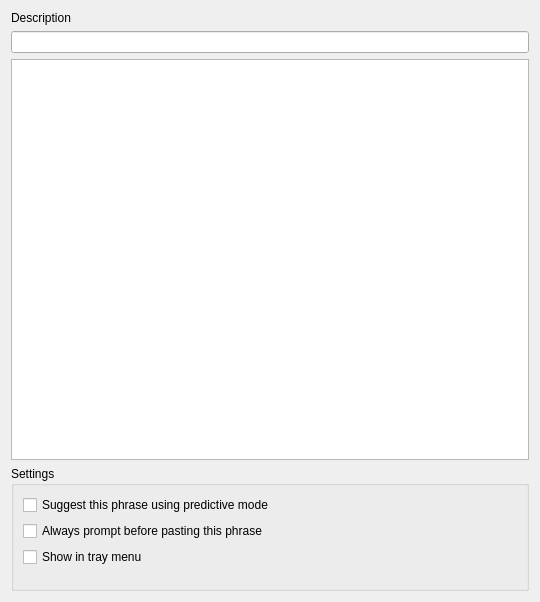
<?xml version="1.0" encoding="UTF-8"?>
<ui version="4.0">
 <class>PhrasePage</class>
 <widget class="QWidget" name="PhrasePage">
  <property name="geometry">
   <rect>
    <x>0</x>
    <y>0</y>
    <width>540</width>
    <height>602</height>
   </rect>
  </property>
  <property name="windowTitle">
   <string>Form</string>
  </property>
  <layout class="QVBoxLayout" name="verticalLayout_2">
   <item>
    <widget class="QLabel" name="descriptionLabel">
     <property name="text">
      <string>Description</string>
     </property>
    </widget>
   </item>
   <item>
    <widget class="KLineEdit" name="descriptionLineEdit"/>
   </item>
   <item>
    <widget class="KTextEdit" name="phraseText">
     <property name="tabChangesFocus">
      <bool>true</bool>
     </property>
     <property name="lineWrapMode">
      <enum>QTextEdit::NoWrap</enum>
     </property>
     <property name="acceptRichText">
      <bool>false</bool>
     </property>
    </widget>
   </item>
   <item>
    <widget class="QGroupBox" name="settingsGroupBox">
     <property name="title">
      <string>Settings</string>
     </property>
     <layout class="QVBoxLayout" name="verticalLayout">
      <item>
       <widget class="QCheckBox" name="predictCheckbox">
        <property name="text">
         <string>Suggest this phrase using predictive mode</string>
        </property>
       </widget>
      </item>
      <item>
       <widget class="QCheckBox" name="promptCheckbox">
        <property name="text">
         <string>Always prompt before pasting this phrase</string>
        </property>
       </widget>
      </item>
      <item>
       <widget class="QCheckBox" name="showInTrayCheckbox">
        <property name="text">
         <string>Show in tray menu</string>
        </property>
       </widget>
      </item>
      <item>
       <widget class="KSeparator" name="kseparator"/>
      </item>
      <item>
       <widget class="SettingsWidget" name="settingsWidget" native="true"/>
      </item>
     </layout>
    </widget>
   </item>
  </layout>
 </widget>
 <customwidgets>
  <customwidget>
   <class>KLineEdit</class>
   <extends>QLineEdit</extends>
   <header>klineedit.h</header>
  </customwidget>
  <customwidget>
   <class>KSeparator</class>
   <extends>QFrame</extends>
   <header>kseparator.h</header>
  </customwidget>
  <customwidget>
   <class>KTextEdit</class>
   <extends>QTextEdit</extends>
   <header>ktextedit.h</header>
  </customwidget>
  <customwidget>
   <class>SettingsWidget</class>
   <extends>QWidget</extends>
   <header>configwindow.h</header>
   <container>1</container>
  </customwidget>
 </customwidgets>
 <resources/>
 <connections/>
</ui>
